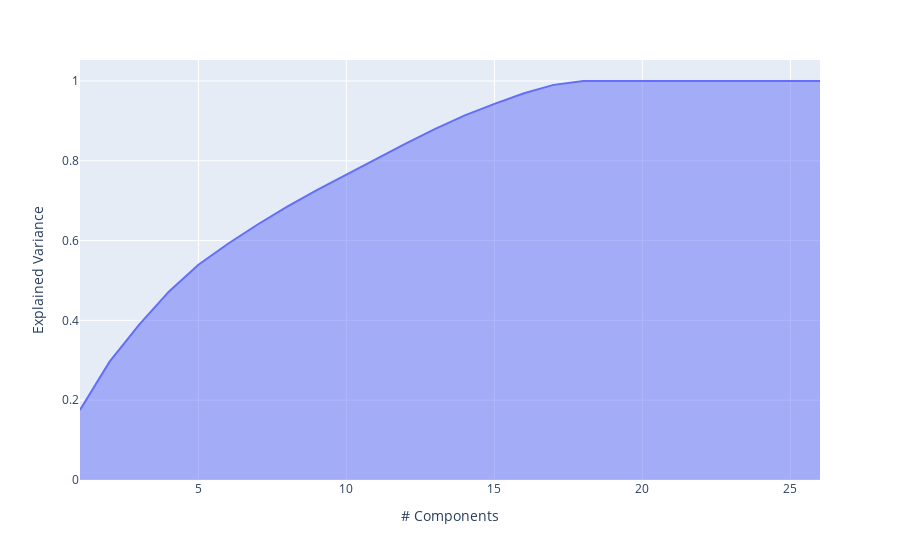

Source (notebook cell):
### Markdown cell above
There is also a graphical way to determine the number of principal components in your analysis. It is to plot the explained variance as a function of the number of dimensions. There will usually be an elbow in the curve, where the explained variance stops growing fast. That point is usually the optimal point for the number of principal components.

### Code cell
px.area(
    x=range(1, cumsum.shape[0] + 1),
    y=cumsum,
    labels={"x": "# Components", "y": "Explained Variance"}
)

### Figure 1 — Plotly figure (JSON) as saved in the notebook; plotly's stock layout.template omitted (floating-point values rounded to 4 significant figures)
{"data": [{"hovertemplate": "# Components=%{x}<br>Explained Variance=%{y}<extra></extra>", "legendgroup": "", "line": {"color": "#636efa"}, "marker": {"symbol": "circle"}, "mode": "lines", "name": "", "orientation": "v", "showlegend": false, "stackgroup": "1", "type": "scatter", "x": [1, 2, 3, 4, 5, 6, 7, 8, 9, 10, 11, 12, 13, 14, 15, 16, 17, 18, 19, 20, 21, 22, 23, 24, 25, 26], "xaxis": "x", "y": [0.1755, 0.2966, 0.3892, 0.472, 0.5394, 0.5922, 0.6404, 0.6853, 0.7265, 0.766, 0.8046, 0.8431, 0.88, 0.9137, 0.9426, 0.9694, 0.9903, 1, 1, 1, 1, 1, 1, 1, 1, 1], "yaxis": "y"}], "layout": {"legend": {"tracegroupgap": 0}, "margin": {"t": 60}, "xaxis": {"anchor": "y", "domain": [0, 1], "title": {"text": "# Components"}}, "yaxis": {"anchor": "x", "domain": [0, 1], "title": {"text": "Explained Variance"}}}}
